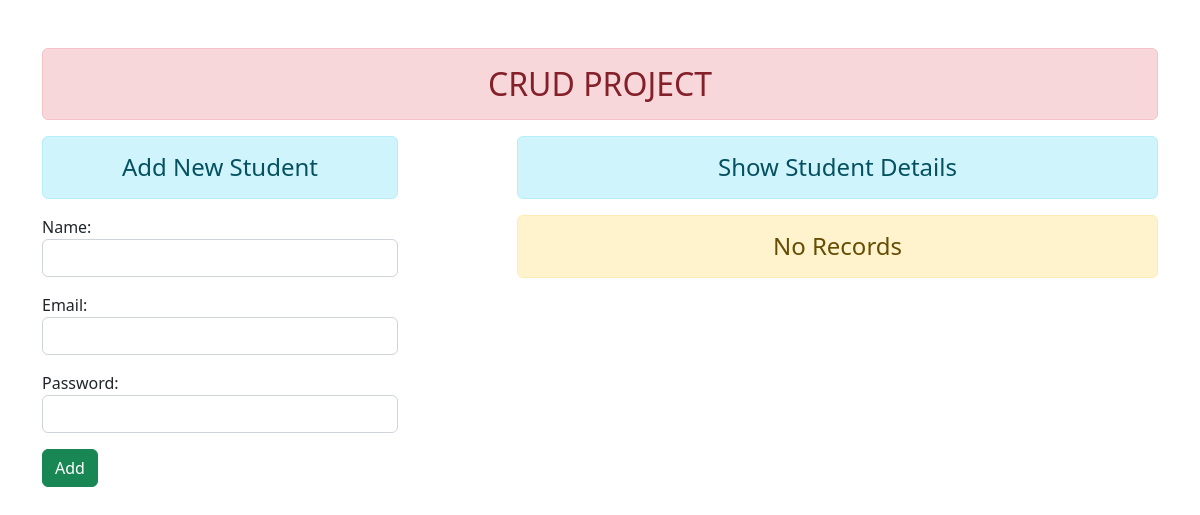
The app's page /, older data.
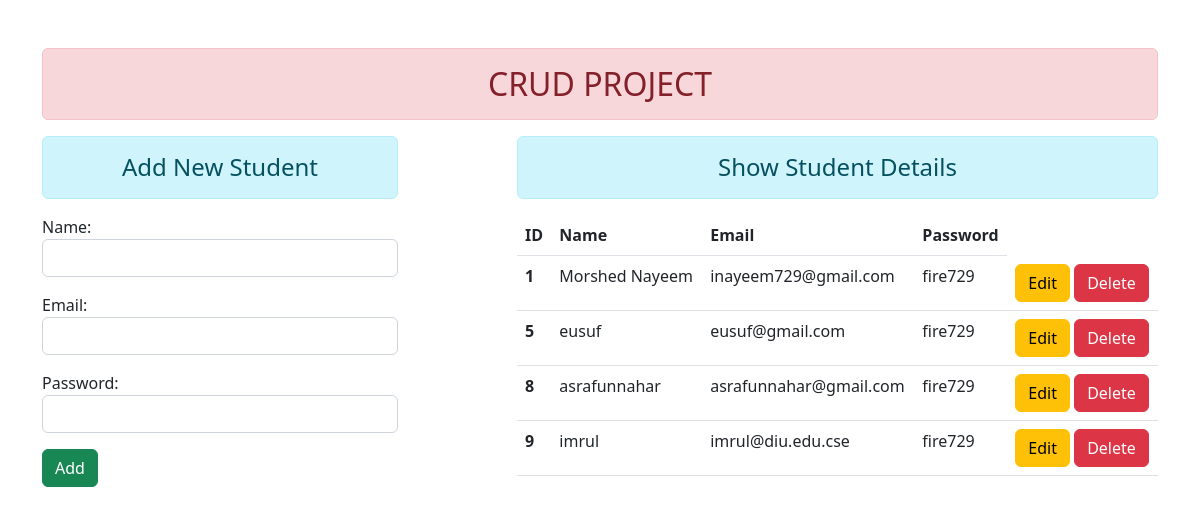
The same page, newer data.
### CRUD/models.py (models this page shows)
class User(models.Model):
    name = models.CharField(max_length=50)
    email= models.EmailField(max_length=100)
    password= models.CharField(max_length=50)

### CRUD/views.py (the view)
# urls.py: path('', views.Index, name="Home"),
def Index(request):
    if request.method == 'POST':
        fm = StudentRegistration(request.POST)
        if fm.is_valid():
            nm = fm.cleaned_data['name']
            em = fm.cleaned_data['email']
            pw = fm.cleaned_data['password']
            reg = User(name=nm,email=em,password=pw)
            reg.save()
            fm = StudentRegistration()
    else:
        fm = StudentRegistration()
    stud = User.objects.all()
    return render(request,'addandshow.html',{'form': fm, 'stu': stud})

### CRUD/forms.py
class StudentRegistration(forms.ModelForm):
    class Meta:
        model = User
        fields = ['name', 'email', 'password']
        widgets={
            'name' : forms.TextInput(attrs={'class':'form-control'}),
            'email' : forms.EmailInput(attrs={'class':'form-control'}),
            'password': forms.TextInput(attrs={'class':'form-control'}),
        }

### templates/addandshow.html (shortened to what this page needs)
{% extends 'base.html' %}
{% block content %}
<div class="row">
    <div class="col-sm-4">
        <h4 class="text-center alert alert-info">Add New Student</h4>
        <form action="" method = "POST">
            {{form.as_p}}
            <input type="Submit" class= "btn btn-success" value="Add">
        </form>
    </div>
    <div class="col-sm-7 offset-1">
        <h4 class="text-center alert alert-info">Show Student Details</h4>
        {% if stu %}
        <table class="table">
            <thead>
              <tr>
                <th scope="col">ID</th>
                <th scope="col">Name</th>
                <th scope="col">Email</th>
                <th scope="col">Password</th>
              </tr>
            </thead>
            <tbody>
                {% for st in stu %}
              <tr>
                <th scope="row">{{st.id}}</th>
                <td>{{st.name}}</td>
                <td>{{st.email}}</td>
                <td>{{st.password}}</td>
                <td>
                    <a href="{% url 'update_data' st.id %}" class="btn btn-warning">Edit</a>
                    <form action="{% url 'delete_data' st.id %}"method= "post" class="d-inline">
                      <input type="submit" class="btn btn-danger" value="Delete">
                    </form>
                </td>
              </tr>
              {% endfor %}
            </tbody>
          </table>
        {% else %}
        <h4 class="text-center alert alert-warning">No Records</h4>
        {% endif %}
    </div>
</div>
{% endblock content %}

Row changes from the older to the newer data that the page shows:
added User: id "1", name "Morshed Nayeem", email "inayeem729@gmail.com", password "fire729"
added User: id "5", name "eusuf", email "eusuf@gmail.com", password "fire729"
added User: id "8", name "asrafunnahar", email "asrafunnahar@gmail.com", password "fire729"
added User: id "9", name "imrul", email "imrul@diu.edu.cse", password "fire729"
Text that changed along with them:
text no longer shown: "No Records"
text now shown: "ID Name Email Password"
